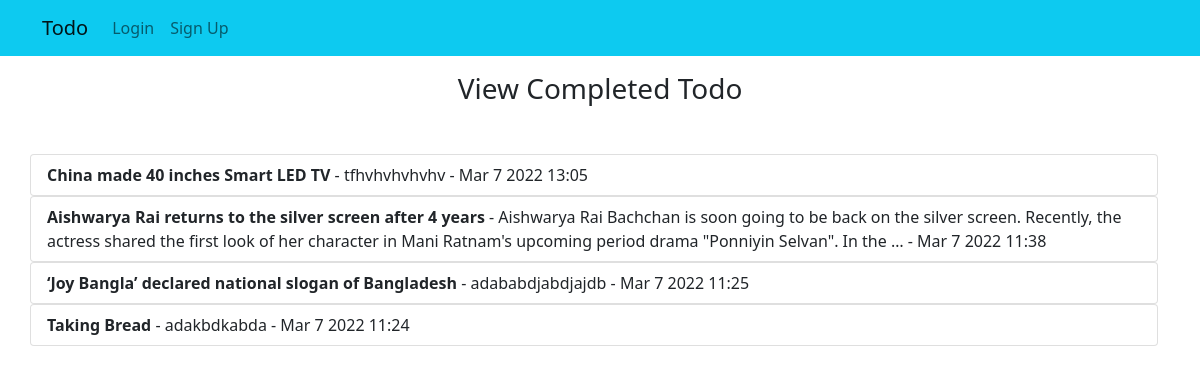
Page /completed on the committed database.
### home/models.py (models this page shows, shortened)
class Createtodo(models.Model):
    title=models.CharField(max_length=100)
    memo=models.TextField()
    important=models.BooleanField(default=False)
    datecompleted=models.DateTimeField(null=True,blank=True)

### home/views.py (the view)
# urls.py: path('completed', views.completed,name="completed"),
def completed(request):
    completedtodos=Createtodo.objects.filter(datecompleted__isnull=False).order_by('-datecompleted')
    params={'completedtodos':completedtodos}
    return render(request,"home/completed.html",params)

### templates/home/completed.html (shortened to what this page needs)
{%extends 'base.html'%}
{%block body%}
<div class="container my-3">
    <h3 class="text-center">View Completed Todo</h3>
    <div class="row justify-content-center mt-5">
    {% for todo in completedtodos %}
    <ul class="list-group">
        <a href="todo_details/{{todo.id}}" class="list-group-item list-group-item-action">
        <b>{{todo.title}}</b>
         - {{todo.memo|truncatechars:200}}
         - {{todo.datecompleted|date:'M j Y H:i'}}
        </a>
    </ul>
    {% endfor %}
    </div>
{% endblock %}

### rows in the picture
Createtodo: title "China made 40 inches Smart LED TV", memo "tfhvhvhvhvhv", datecompleted "Mar 7 2022 13:05"
Createtodo: title "Aishwarya Rai returns to the silver screen after 4 years", memo "Aishwarya Rai Bachchan is soon going to be back on the silver screen. Recently, the actress shared the first look of her character in Mani Ratnam's upcoming period drama \"Ponniyin Selvan\". In the …", datecompleted "Mar 7 2022 11:38"
Createtodo: title "‘Joy Bangla’ declared national slogan of Bangladesh", memo "adababdjabdjajdb", datecompleted "Mar 7 2022 11:25"
Createtodo: title "Taking Bread", memo "adakbdkabda", datecompleted "Mar 7 2022 11:24"
